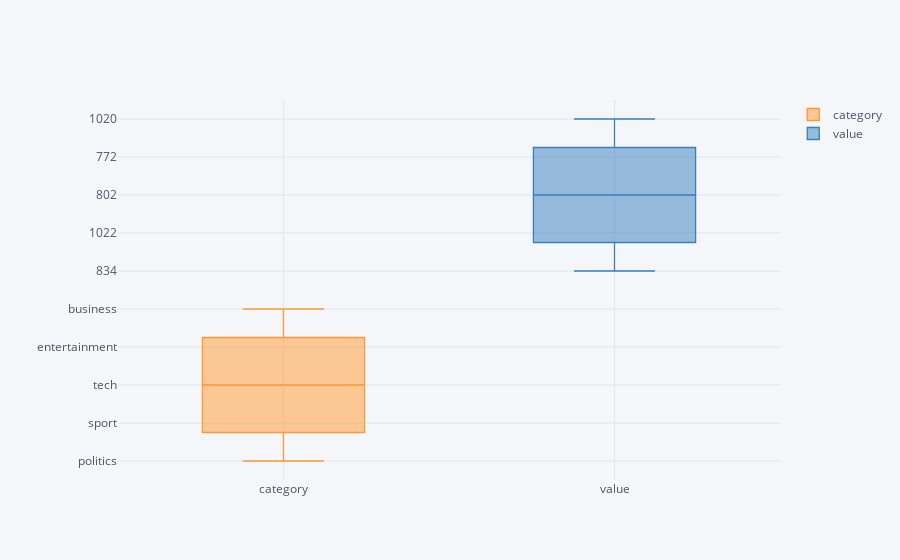

The notebook cell this image was saved under:
### Markdown cell above
Distribution of Category and its Values

### Code cell
pd.DataFrame({"category":ct.keys(), "value":ct.values()}).iplot(kind='box')

### Figure 1 — Plotly figure (JSON) as saved in the notebook; plotly's stock layout.template omitted (floating-point values rounded to 4 significant figures)
{"data": [{"boxpoints": false, "line": {"width": 1.3}, "marker": {"color": "rgba(255, 153, 51, 1.0)"}, "name": "category", "orientation": "v", "type": "box", "y": ["politics", "sport", "tech", "entertainment", "business"]}, {"boxpoints": false, "line": {"width": 1.3}, "marker": {"color": "rgba(55, 128, 191, 1.0)"}, "name": "value", "orientation": "v", "type": "box", "y": [834, 1022, 802, 772, 1020]}], "layout": {"legend": {"bgcolor": "#F5F6F9", "font": {"color": "#4D5663"}}, "paper_bgcolor": "#F5F6F9", "plot_bgcolor": "#F5F6F9", "title": {"font": {"color": "#4D5663"}}, "xaxis": {"gridcolor": "#E1E5ED", "showgrid": true, "tickfont": {"color": "#4D5663"}, "title": {"font": {"color": "#4D5663"}, "text": ""}, "zerolinecolor": "#E1E5ED"}, "yaxis": {"gridcolor": "#E1E5ED", "showgrid": true, "tickfont": {"color": "#4D5663"}, "title": {"font": {"color": "#4D5663"}, "text": ""}, "zerolinecolor": "#E1E5ED"}}}
